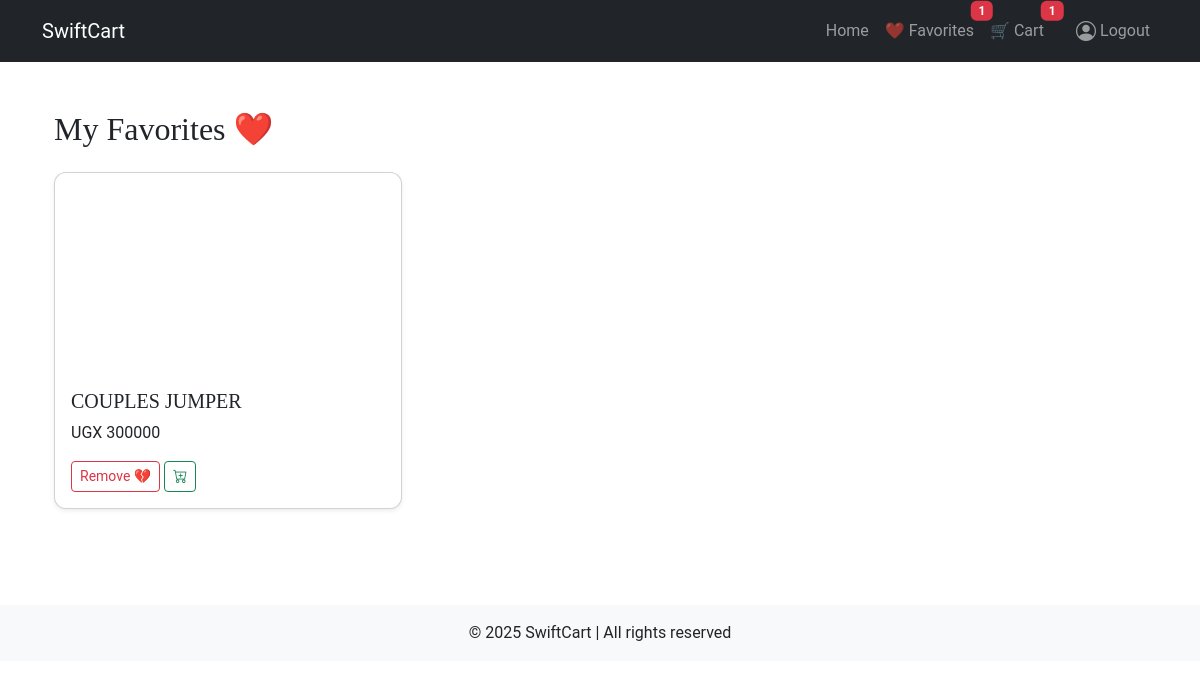
/swiftcarapp/favorites/ (signed in), run on the app's committed database.
### swiftcarapp/models.py (models this page shows, shortened)
class CustomUser(AbstractUser):
    GENDER_CHOICES = [
        ('male', 'Male'),
        ('female', 'Female'),
        ]
    phone_contact = models.CharField(max_length=15,blank=True, null = True)
    address = models.CharField(max_length=30,blank=True, null = True)
    gender = models.CharField(max_length=6, choices=GENDER_CHOICES, blank= True, null = True)
    email = models.EmailField(max_length=50,blank=True,null=True)

class Favorite(models.Model):
    user = models.ForeignKey(CustomUser, on_delete=models.CASCADE, related_name="favorites")
    product = models.ForeignKey(Product, on_delete=models.CASCADE, related_name="favorited_by")
    added_at = models.DateTimeField(auto_now_add=True)
    class Meta:
        unique_together = ("user", "product")  # prevent duplicate favorites

class Product(models.Model):
    CAT_CHOICES=[
        ("apparel","Apparel"),
        ("accesories","Accessories"),
        ("shoes","Shoes"),
        ("suits","Suites"),
        ("gaming&spots","Gaming&sports"),
    ]
    GEN_CCHOICES=[
        ("ladies","Ladies"),
        ("gents", "Gents"),
        ("unisex","Unisex"),
        ("kids","Kids"),
    ]
    pName=models.CharField(max_length=20,blank=True,null=True)
    pPrice = models.IntegerField(blank=True,null=True)
    pDescription = models.CharField(max_length=100, blank=True, null=True)
    pCategory = models.CharField(
        max_length=20,
        choices=CAT_CHOICES,
        default="apparel",
    )
    pGender=models.CharField(
        max_length=20,
        choices=GEN_CCHOICES,
        default="unisex",
    )
    pImage=models.ImageField(upload_to='pimages/',blank=True)
    pPostdate=models.DateField(auto_now=True)

### cart/models.py (models this page shows, shortened)
class Cart(models.Model):
    user = models.ForeignKey(settings.AUTH_USER_MODEL, on_delete=models.CASCADE, related_name="carts")
    created_at = models.DateTimeField(auto_now_add=True)
    def total_items(self):
        return sum(item.quantity for item in self.items.all())

class CartItem(models.Model):
    cart = models.ForeignKey(Cart, on_delete=models.CASCADE, related_name="items")
    product = models.ForeignKey(Product, on_delete=models.CASCADE)
    quantity = models.PositiveIntegerField(default=1)
    class Meta:
        unique_together = ("cart", "product")  # Prevent duplicates

### swiftcarapp/views.py (the view)
# urls.py: path("favorites/", views.my_favorites, name="my_favorites"),
@login_required
def my_favorites(request):
    favorites = Favorite.objects.filter(user=request.user).select_related("product")
    return render(request, "favorites.html", {"favorites": favorites})

### cart/templatetags/cart_extras.py (called while the page is built)
@register.filter
def cart_total(items):
    total = 0
    for item in items:
        total += item.product.pPrice * item.quantity
    return total

### swiftcarapp/context_processors.py (called while the page is built)
def favorites_count(request):
    if request.user.is_authenticated:
        return {"fav_count": Favorite.objects.filter(user=request.user).count()}
    return {"fav_count": 0}

### swiftcarapp/templates/favorites.html (shortened to what this page needs)
{% extends 'base/nav.html' %}
{% block content %}
<div class="container py-4">
  <h2 class="mb-4">My Favorites ❤️</h2>
  {% if favorites %}
    <div class="row">
      {% for fav in favorites %}
        <div class="col-md-4">
          <div class="card mb-4 shadow-sm">
            <div class="card-img-top"
                 style="height:200px; background-size:cover; background-position:center;
                        background-image: url('{{ fav.product.pImage.url }}');">
            </div>
            <div class="card-body">
              <h5 class="card-title">{{ fav.product.pName }}</h5>
              <p class="card-text">UGX {{ fav.product.pPrice }}</p>
              <a href="{% url 'remove_from_favorites' fav.product.pk %}"
                 class="btn btn-sm btn-outline-danger">Remove 💔</a>
                <form method="POST" action="{% url 'add_to_cart' fav.product.pk %}" class="d-inline">
                <button type="submit" class="btn btn-sm btn-outline-success" title="Add to Cart">
                  <i class="bi {% if product.id in user_cart_items %}bi-cart-check-fill text-success{% else %}bi-cart-plus{% endif %}"></i>
                </button>
              </form>
            </div>
          </div>
        </div>
      {% endfor %}
    </div>
  {% else %}
    <p class="text-muted">No favorites yet. Browse products and add some ❤️</p>
  {% endif %}
</div>
{% endblock %}

### swiftcarapp/templates/base/nav.html (shortened to what this page needs)
{% load static %}
{% load cart_extras %}
<!DOCTYPE html>
<html lang="en">
<head>
  <link href="https://cdn.jsdelivr.net/npm/bootstrap@5.3.3/dist/css/bootstrap.min.css" rel="stylesheet">
  <link rel="stylesheet" href="https://cdn.jsdelivr.net/npm/bootstrap-icons@1.11.3/font/bootstrap-icons.css">
  <link href="{% static 'css/style.css' %}" rel="stylesheet">
</head>
<body>
<nav class="navbar navbar-expand-lg navbar-dark bg-dark">
  <div class="container">
    <a class="navbar-brand" href="{% url 'index' %}">SwiftCart</a>
    <div class="collapse navbar-collapse" id="navMenu">
        <ul class="navbar-nav ms-auto align-items-center">
    <li class="nav-item"><a class="nav-link" href="{% url 'index' %}">Home</a></li>
    {% if user.is_authenticated %}
      <li class="nav-item">
        <a class="nav-link position-relative" href="{% url 'my_favorites' %}">
          ❤️ Favorites
          <span class="badge bg-danger position-absolute top-0 start-100 translate-middle">
            {{ user.favorites.count }}
          </span>
        </a>
      </li>
      <li class="nav-item">
      <a class="nav-link position-relative" href="{% url 'cart_detail' %}">
        🛒 Cart
        <span class="badge bg-danger position-absolute top-0 start-100 translate-middle">
          {{ request.user.carts.first.total_items|default:0 }}
        </span>
      </a>
    </li>
      <li class="nav-item ms-3">
        <a href="{% url 'logout' %}" class="nav-link d-flex align-items-center">
          <i class="bi bi-person-circle fs-5 me-1"></i>
          <span>Logout</span>
        </a>
      </li>
    {% endif %}
  </ul>
    </div>
  </div>
</nav>
<main class="container py-4">
  {% block content %}{% endblock %}
</main>
<footer class="bg-light py-3 mt-4 text-center">
  <p class="mb-0">&copy; 2025 SwiftCart | All rights reserved</p>
</footer>
</body>
</html>

### static/css/style.css (style rules this page uses)
h1, h2, h3, h4, h5, h6 { font-family: 'Playfair Display', serif; }
body { font-family: 'Roboto', sans-serif; }
a { text-decoration: none; color: black; }
.card { border-radius: 12px; }

### data on the page
CustomUser: favorites.count "1", user.carts.first.total_items "1"
Favorite: product.pName "COUPLES JUMPER", product.pPrice "300000"
